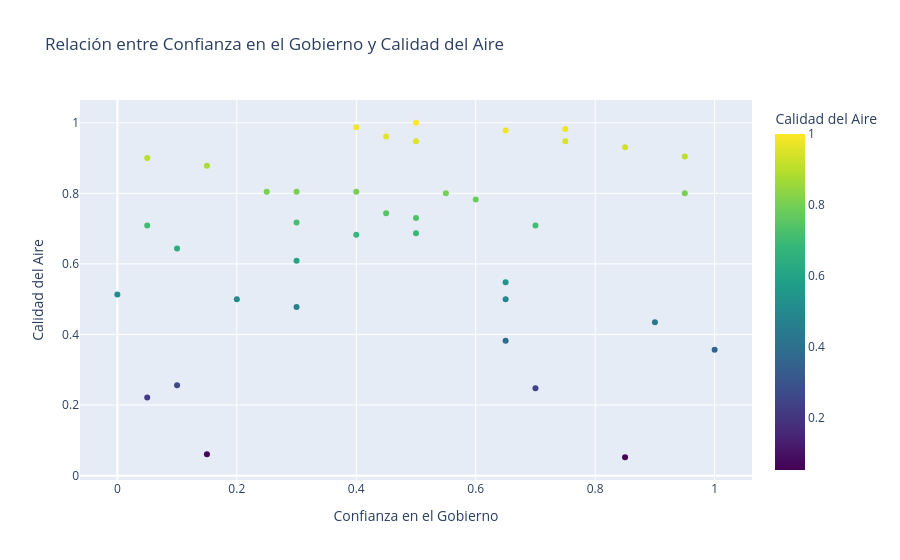

Here is the notebook cell this chart was saved with:
### Code cell
import pandas as pd
import plotly.express as px

# Cargar datos
df = pd.read_csv("indicadores_normalizados.csv")
df_plot = df[['LOCATION', 'CG_SENG', 'EQ_AIRP']].dropna()

# Diccionario para que este mas especifico como dijo el prof
codigo_a_nombre = {
    'AUS': 'Australia', 'AUT': 'Austria', 'BEL': 'Belgium', 'BRA': 'Brazil', 'CAN': 'Canada',
    'CHE': 'Switzerland', 'CHL': 'Chile', 'COL': 'Colombia', 'CRI': 'Costa Rica', 'CZE': 'Czechia',
    'DEU': 'Germany', 'DNK': 'Denmark', 'ESP': 'Spain', 'EST': 'Estonia', 'FIN': 'Finland',
    'FRA': 'France', 'GBR': 'United Kingdom', 'GRC': 'Greece', 'HUN': 'Hungary', 'IRL': 'Ireland',
    'ISL': 'Iceland', 'ISR': 'Israel', 'ITA': 'Italy', 'JPN': 'Japan', 'KOR': 'Korea, Republic of',
    'LTU': 'Lithuania', 'LUX': 'Luxembourg', 'LVA': 'Latvia', 'MEX': 'Mexico', 'NLD': 'Netherlands',
    'NOR': 'Norway', 'NZL': 'New Zealand', 'POL': 'Poland', 'PRT': 'Portugal', 'RUS': 'Russian Federation',
    'SVK': 'Slovakia', 'SVN': 'Slovenia', 'SWE': 'Sweden', 'TUR': 'Turkey', 'USA': 'United States',
    'ZAF': 'South Africa'
}

# Agregar nombres completos 
df_plot['Pais'] = df_plot['LOCATION'].map(codigo_a_nombre)

fig = px.scatter(
    df_plot,
    x='CG_SENG',
    y='EQ_AIRP',
    color='EQ_AIRP',
    hover_name='Pais',
    title='Relación entre Confianza en el Gobierno y Calidad del Aire',
    labels={'CG_SENG': 'Confianza en el Gobierno', 'EQ_AIRP': 'Calidad del Aire'},
    color_continuous_scale='Viridis'
)

fig.show()

### Figure 1 — Plotly figure (JSON) as saved in the notebook; plotly's stock layout.template omitted (floating-point values rounded to 4 significant figures)
{"data": [{"hovertemplate": "<b>%{hovertext}</b><br><br>Confianza en el Gobierno=%{x}<br>Calidad del Aire=%{marker.color}<extra></extra>", "hovertext": ["Australia", "Austria", "Belgium", "Brazil", "Canada", "Switzerland", "Chile", "Colombia", "Costa Rica", "Czechia", "Germany", "Denmark", "Spain", "Estonia", "Finland", "France", "United Kingdom", "Greece", "Hungary", "Ireland", "Iceland", "Israel", "Italy", "Japan", "Korea, Republic of", "Lithuania", "Luxembourg", "Latvia", "Mexico", "Netherlands", "Norway", "New Zealand", "Poland", "Portugal", "Slovakia", "Slovenia", "Sweden", "Turkey", "United States"], "legendgroup": "", "marker": {"color": [0.9478, 0.7087, 0.6826, 0.7304, 0.9304, 0.8, 0.2217, 0.2565, 0.4783, 0.5, 0.7174, 0.8043, 0.8043, 0.9826, 1.0, 0.7435, 0.8, 0.6087, 0.513, 0.9, 0.9609, 0.3826, 0.5478, 0.6435, 0.05217, 0.7826, 0.8043, 0.687, 0.3565, 0.7087, 0.9478, 0.9783, 0.2478, 0.8783, 0.4348, 0.5, 0.987, 0.06087, 0.9043], "coloraxis": "coloraxis", "symbol": "circle"}, "mode": "markers", "name": "", "orientation": "v", "showlegend": false, "type": "scatter", "x": [0.75, 0.05, 0.4, 0.5, 0.85, 0.55, 0.05, 0.1, 0.3, 0.2, 0.3, 0.4, 0.3, 0.75, 0.5, 0.45, 0.95, 0.3, 0.0, 0.05, 0.45, 0.65, 0.65, 0.1, 0.85, 0.6, 0.25, 0.5, 1.0, 0.7, 0.5, 0.65, 0.7, 0.15, 0.9, 0.65, 0.4, 0.15, 0.95], "xaxis": "x", "y": [0.9478, 0.7087, 0.6826, 0.7304, 0.9304, 0.8, 0.2217, 0.2565, 0.4783, 0.5, 0.7174, 0.8043, 0.8043, 0.9826, 1.0, 0.7435, 0.8, 0.6087, 0.513, 0.9, 0.9609, 0.3826, 0.5478, 0.6435, 0.05217, 0.7826, 0.8043, 0.687, 0.3565, 0.7087, 0.9478, 0.9783, 0.2478, 0.8783, 0.4348, 0.5, 0.987, 0.06087, 0.9043], "yaxis": "y"}], "layout": {"coloraxis": {"colorbar": {"title": {"text": "Calidad del Aire"}}, "colorscale": [[0, "#440154"], [0.1111, "#482878"], [0.2222, "#3e4989"], [0.3333, "#31688e"], [0.4444, "#26828e"], [0.5556, "#1f9e89"], [0.6667, "#35b779"], [0.7778, "#6ece58"], [0.8889, "#b5de2b"], [1, "#fde725"]]}, "legend": {"tracegroupgap": 0}, "title": {"text": "Relación entre Confianza en el Gobierno y Calidad del Aire"}, "xaxis": {"anchor": "y", "domain": [0, 1], "title": {"text": "Confianza en el Gobierno"}}, "yaxis": {"anchor": "x", "domain": [0, 1], "title": {"text": "Calidad del Aire"}}}}
